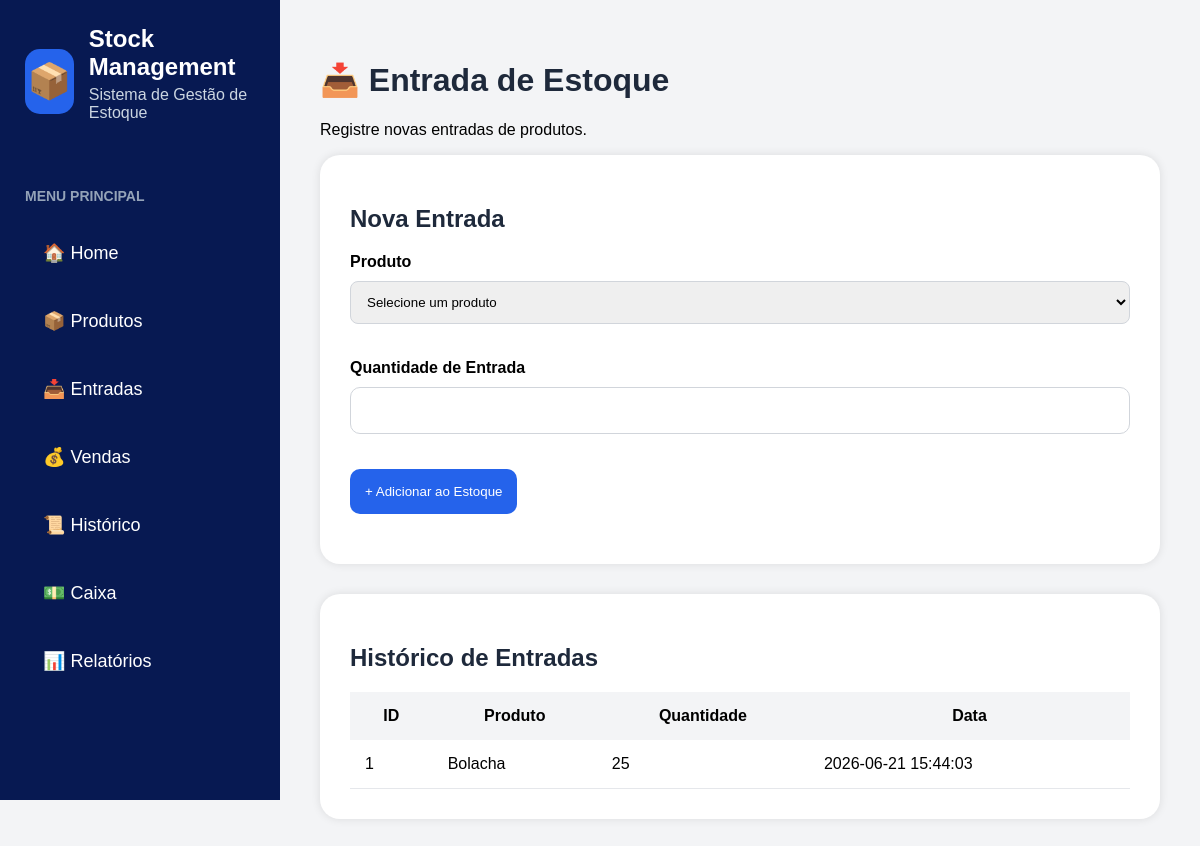
The page /entries on the database its author committed.
### tables this page shows
CREATE TABLE stock_movements (

    id INTEGER PRIMARY KEY AUTOINCREMENT,
    
    product_id INTEGER NOT NULL,
    
    movement_type TEXT NOT NULL,
    
    quantity INTEGER NOT NULL,
    
    date TIMESTAMP DEFAULT CURRENT_TIMESTAMP
    
, total_value REAL DEFAULT 0);

CREATE TABLE products (
    id INTEGER PRIMARY KEY AUTOINCREMENT,
    name TEXT NOT NULL,
    quantity INTEGER NOT NULL,
    purchase_price REAL NOT NULL,
    selling_price REAL NOT NULL
, minimum_stock INTEGER DEFAULT 5);

### app.py (the view, shortened to what this page needs)
@app.route('/entries', methods=['GET', 'POST'])
def entries():
    connection = sqlite3.connect('database/database.db')
    cursor = connection.cursor()
    cursor.execute(
        '''
        SELECT id, name, quantity
        FROM products
        ORDER BY name
        '''
    )
    products = cursor.fetchall()
    cursor.execute(
        '''
        SELECT
            stock_movements.id,
            products.name,
            stock_movements.quantity,
            stock_movements.date

        FROM stock_movements

        INNER JOIN products
        ON products.id = stock_movements.product_id

        WHERE stock_movements.movement_type='Entrada'

        ORDER BY stock_movements.id DESC
        '''
    )
    movements = cursor.fetchall()
    connection.close()
    return render_template(
        'entries.html',
        products=products,
        movements=movements
     )

### templates/entries.html (shortened to what this page needs)
{% extends 'base.html' %}
{% block content %}
<h1>📥 Entrada de Estoque</h1>
<p>
Registre novas entradas de produtos.
</p>
<div class="card">
    <h2>Nova Entrada</h2>
    <form method="POST">
        <label>Produto</label>
        <select name="product_id" required>
            <option value="">
                Selecione um produto
            </option>
        </select>
        <label>Quantidade de Entrada</label>
        <input
            type="number"
            name="quantity"
            min="1"
            required
        >
        <button class="btn-blue">
            + Adicionar ao Estoque
        </button>
    </form>
</div>
<div class="card">
    <h2>Histórico de Entradas</h2>
    <table>
        <tr>
            <th>ID</th>
            <th>Produto</th>
            <th>Quantidade</th>
            <th>Data</th>
        </tr>
        {% for movement in movements %}
        <tr>
            <td>{{ movement[0] }}</td>
            <td>{{ movement[1] }}</td>
            <td>{{ movement[2] }}</td>
            <td>{{ movement[3] }}</td>
        </tr>
        {% endfor %}
    </table>
</div>
{% endblock %}

### static/style.css (style rules this page uses)
body { margin:0; background:#f3f4f6; font-family:Arial, sans-serif; }
h1,h2 { color:#1e293b; }
.card { background:white; padding:30px; border-radius:20px; margin-bottom:30px; box-shadow:0px 0px 10px rgba(0,0,0,0.1); }
label { display:block; margin-top:20px; margin-bottom:10px; font-weight:bold; }
input { width:100%; padding:15px; border:1px solid #d1d5db; border-radius:10px; box-sizing:border-box; }
.btn-blue { background:#2563eb; color:white; border:none; padding:15px; border-radius:10px; margin-top:20px; cursor:pointer; }
table { width:100%; border-collapse:collapse; }
th { background:#f3f4f6; padding:15px; }
td { padding:15px; border-bottom:1px solid #e5e7eb; }
form { margin-bottom:20px; }
input { margin-bottom:15px; }
select { width:100%; padding:12px; border:1px solid #d1d5db; border-radius:8px; margin-bottom:15px; }

### rows shown on the page
stock_movements: id "1", name "Bolacha", quantity "25", date "2026-06-21 15:44:03"
